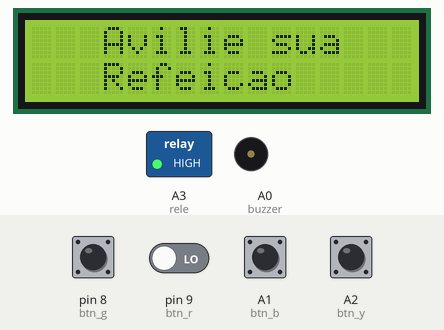
The sketch below on a simulated Arduino Uno, built with avr-gcc and run on an emulated ATmega328P. Shown: 16×2 character LCD, switched loads named in the sketch (green lamp = pin HIGH), buzzer (waves = sounding, pin HIGH). Wiring (inferred from the names in the program): DS3231 clock at I2C address 0x68. The test bench sets the inputs (shaded band); at power-on: A1 (btn_b), A2 (btn_y), pin 8 (btn_g), pin 9 (btn_r) LOW. The local clock reads 2024-03-15 10:24:30 at power-on unless the sketch sets it; storage starts empty; what the sketch prints to the serial monitor is not drawn.

Above: at 1.2 s.
1.3 s: pin 8 (btn_g) pulled HIGH for 0.15 s
At 1.57 s:
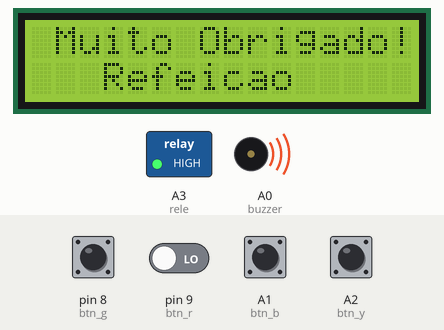
At 2.7 s:
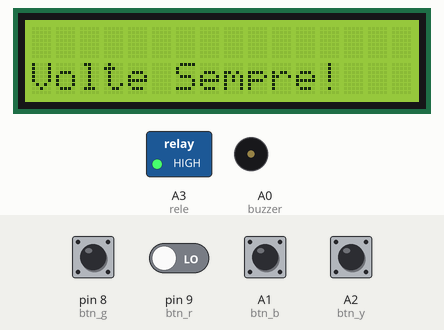
3.2 s: pin 8 (btn_g) driven HIGH and pin 9 (btn_r) driven HIGH
4.9 s: pin 9 (btn_r) driven LOW
7.9 s: pin 8 (btn_g) driven LOW
10.9 s: A2 (btn_y) pulled HIGH for 1 s
At 14.6 s:
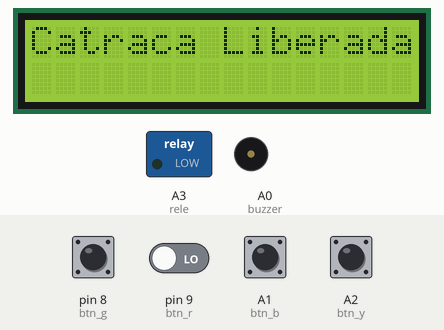
16.5 s: pin 8 (btn_g) driven HIGH
At 16.94 s:
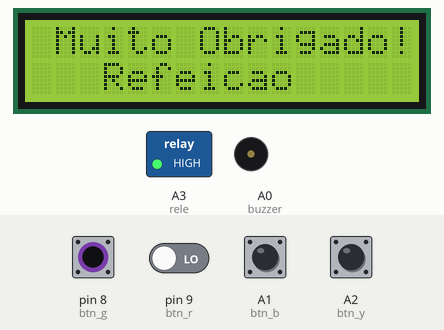
Timing chart, 0 to 20.5 s (numbered marks = the images above; inputs shaded):
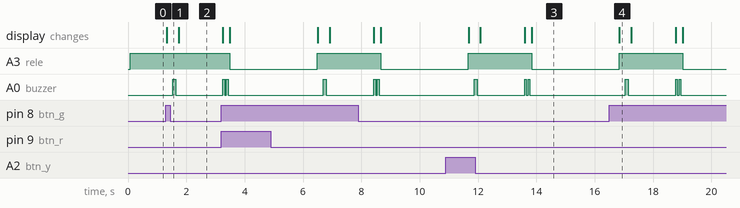

The sketch:

Projeto_votacao.ino
```cpp
#include <LiquidCrystal.h>
#include <SD.h>
#include "Wire.h"
#define DS3231_I2C_ADDRESS 0x68
#define TEMPO_CATRACA 3000 // tempo que a catraca fica liberada

// Convert normal decimal numbers to binary coded decimal
byte decToBcd(byte val)
{
  return( (val/10*16) + (val%10) );
}
// Convert binary coded decimal to normal decimal numbers
byte bcdToDec(byte val)
{
  return( (val/16*10) + (val%16) );
}

File ArquivoTxt;

// tela lcd

LiquidCrystal lcd(7, 6, 5, 4, 3, 2);

// Botoes

const int btn_r = 9;
const int btn_g = 8;
const int btn_y = A2;
const int btn_b = A1;
const int buzzer = A0;
const int rele = A3;

int estado_btn_r = 0;
int estado_btn_g = 0;
int estado_btn_y = 0;
int estado_btn_b = 0;
int estado_rele = 0;
//data/hora

void setup()
{
  lcd.begin(16, 2); // Iniciando o objeto "lcd"
  Wire.begin();
  pinMode(btn_r,INPUT);
  pinMode(btn_g,INPUT);
  pinMode(btn_y,INPUT);
  pinMode(btn_b,INPUT);
  pinMode(buzzer,OUTPUT);
  pinMode(rele,OUTPUT);

  Serial.begin(9600);
  SD.begin(10); // saida responsavel pelo cartao sd.

 /* ======= ATUALIZAR DATA/HORA/DIA/ANO ======
 essa linha deve ser descomentada,atualizada, compilada, comenta e compila
 novamente.
          seg/min/hora-dia_da_semana-dd/mm-aa
*/

  //setDS3231time(30,45,17,7,26,9,15);

}

void setDS3231time(byte second, byte minute, byte hour, byte dayOfWeek, byte
dayOfMonth, byte month, byte year)
{
  // sets time and date data to DS3231
  Wire.beginTransmission(DS3231_I2C_ADDRESS);
  Wire.write(0); // set next input to start at the seconds register
  Wire.write(decToBcd(second)); // set seconds
  Wire.write(decToBcd(minute)); // set minutes
  Wire.write(decToBcd(hour)); // set hours
  Wire.write(decToBcd(dayOfWeek)); // set day of week (1=Sunday, 7=Saturday)
  Wire.write(decToBcd(dayOfMonth)); // set date (1 to 31)
  Wire.write(decToBcd(month)); // set month
  Wire.write(decToBcd(year)); // set year (0 to 99)
  Wire.endTransmission();
}
void readDS3231time(byte *second,
byte *minute,
byte *hour,
byte *dayOfWeek,
byte *dayOfMonth,
byte *month,
byte *year)
{
  Wire.beginTransmission(DS3231_I2C_ADDRESS);
  Wire.write(0); // set DS3231 register pointer to 00h
  Wire.endTransmission();
  Wire.requestFrom(DS3231_I2C_ADDRESS, 7);
  // request seven bytes of data from DS3231 starting from register 00h
  *second = bcdToDec(Wire.read() & 0x7f);
  *minute = bcdToDec(Wire.read());
  *hour = bcdToDec(Wire.read() & 0x3f);
  *dayOfWeek = bcdToDec(Wire.read());
  *dayOfMonth = bcdToDec(Wire.read());
  *month = bcdToDec(Wire.read());
  *year = bcdToDec(Wire.read());
}

// funcao votar

void votar(String cor)
{
  // abrir arquivo
  ArquivoTxt = SD.open("votos.csv",FILE_WRITE);
  if(ArquivoTxt){
    byte second, minute, hour, dayOfWeek, dayOfMonth, month, year;
    // retrieve data from DS3231
    readDS3231time(&second, &minute, &hour, &dayOfWeek, &dayOfMonth, &month,
    &year);
    // send it to the serial monitor

  ////////////////////////////
  Serial.print(hour, DEC);
  // convert the byte variable to a decimal number when displayed
  Serial.print(":");
  if (minute<10)
  {
    Serial.print("0");
  }
  Serial.print(minute, DEC);
  Serial.print(":");
  if (second<10)
  {
    Serial.print("0");
  }
  Serial.print(second, DEC);
  Serial.print(" ");
  Serial.print(dayOfMonth, DEC);
  Serial.print("/");
  Serial.print(month, DEC);
  Serial.print("/");
  Serial.print(year, DEC);

  ////////////////////////
    ArquivoTxt.print(cor);
    ArquivoTxt.print(";");

    ArquivoTxt.print(hour, DEC);
    // convert the byte variable to a decimal number when displayed
    ArquivoTxt.print(":");
    if (minute<10)
    {
      ArquivoTxt.print("0");
    }
    ArquivoTxt.print(minute, DEC);
    ArquivoTxt.print(":");
    if (second<10)
    {
      ArquivoTxt.print("0");
    }
    ArquivoTxt.print(second, DEC);
    ArquivoTxt.print(";");
    ArquivoTxt.print(dayOfMonth, DEC);
    ArquivoTxt.print("/");
    ArquivoTxt.print(month, DEC);
    ArquivoTxt.print("/");
    ArquivoTxt.print(year, DEC);
    ArquivoTxt.print(";");

    switch(dayOfWeek){
    case 1:
      ArquivoTxt.println("Domingo");
      break;
    case 2:
      ArquivoTxt.println("Segunda");
      break;
    case 3:
      ArquivoTxt.println("Terca");
      break;
    case 4:
      ArquivoTxt.println("Quarta");
      break;
    case 5:
      ArquivoTxt.println("Quinta");
      break;
    case 6:
      ArquivoTxt.println("Sexta");
      break;
    case 7:
      ArquivoTxt.println("Sabado");
      break;
    }

    // fechar aquivo
    ArquivoTxt.close();

    // sinal de confirmacao
    digitalWrite(buzzer,HIGH);
    delay(60);
    digitalWrite(buzzer,LOW);
    delay(60);
    digitalWrite(buzzer,HIGH);
    delay(60);
    digitalWrite(buzzer,LOW);
    delay(60);
    Serial.print("voto ok");
    Libera_catraca();
  }
  else{ //erro ao abrir arquivo
    ClearLCD();
    delay(1000);
    lcd.setCursor(1,0);
    lcd.print("ERRO no cartao");
    lcd.setCursor(3,1);
    lcd.print("de memoria");
    delay(5000);
  }

}


void loop()
{
  // define estado de cada Botao
  estado_btn_r = digitalRead(btn_r);
  estado_btn_g = digitalRead(btn_g);
  estado_btn_y = digitalRead(btn_y);
  estado_btn_b = digitalRead(btn_b);
  digitalWrite(rele,HIGH);
  /**/
  Serial.println("red");
  Serial.println(estado_btn_r);
  Serial.println(estado_btn_g);
  Serial.println(estado_btn_b);
  Serial.println(estado_btn_y);
  /**/


   //mensagem inicial

   lcd.setCursor(2,0);
   lcd.print(" Avilie sua");
   lcd.setCursor(2,1);
   lcd.print(" Refeicao");
  //

  if(estado_btn_r == HIGH ){// vermelho

    lcd.setCursor(0,0); // seta o cursor para: (coluna = 0, linha = 0)
    lcd.print(" Muito Obrigado!");
    delay(200);
    digitalWrite(buzzer,HIGH);
    delay(100);
    digitalWrite(buzzer,LOW);
    delay(100);
    ClearLCD();

    lcd.setCursor(0,0); // seta o cursor para: (coluna = 0, linha = 0)
    lcd.print("Que tal uma");
    lcd.setCursor(0,1); // seta para linha 1, ou seja, a linha de baixo
    lcd.print("Sugestao?");
    delay(1500);
    ClearLCD();
    votar("vermelho");
}
  if(estado_btn_y == HIGH){ // amarelo
    lcd.setCursor(0,0); // seta o cursor para: (coluna = 0, linha = 0)
    lcd.print(" Muito Obrigado!");
    delay(200);

    digitalWrite(buzzer,HIGH);
    delay(100);
    digitalWrite(buzzer,LOW);
    delay(100);
    ClearLCD();

    lcd.setCursor(0,0); // seta o cursor para: (coluna = 0, linha = 0)
    lcd.print("Que tal uma");
    lcd.setCursor(0,1); // seta para linha 1, ou seja, a linha de baixo
    lcd.print("Sugestao?");
    delay(1500);
    ClearLCD();
    votar("amarelo");
  }

  if(estado_btn_g == HIGH){
    lcd.setCursor(0,0); // seta o cursor para: (coluna = 0, linha = 0)
    lcd.print(" Muito Obrigado!");
    delay(200);
     digitalWrite(buzzer,HIGH);
    delay(100);
    digitalWrite(buzzer,LOW);
    delay(100);
    ClearLCD();
    lcd.setCursor(0,1); // seta para linha 1, ou seja, a linha de baixo
    lcd.print("Volte Sempre!");
    delay(1500);
    ClearLCD();
    votar("verde");
    }

    if(estado_btn_b == HIGH){
    lcd.setCursor(0,0); // seta o cursor para: (coluna = 0, linha = 0)
    lcd.print(" Muito Obrigado!");
    delay(200);
     digitalWrite(buzzer,HIGH);
    delay(100);
    digitalWrite(buzzer,LOW);
    delay(100);
    ClearLCD();
    lcd.setCursor(0,1); // seta para linha 1, ou seja, a linha de baixo
    lcd.print("Volte Sempre!");
    delay(1500);
    ClearLCD();
    votar("azul");
    }

}

// ira liberar o rele da cancela por 1.5 segundos e trancar novamente
void Libera_catraca(){
  digitalWrite(rele,LOW);
  lcd.setCursor(0,0); // seta o cursor para: (coluna = 0, linha = 0)
    lcd.print("Catraca Liberada");
  delay(TEMPO_CATRACA); // TEMPO que a catraca fica liberada
  digitalWrite(rele,HIGH);
}

// apaga todos os caracteres do display
void ClearLCD(){
    lcd.setCursor(0,0);
    lcd.print("                 ");
    lcd.setCursor(0,1);
    lcd.print("                 ");
}
```

Measured:
- after the input at 1.3 s, A0 (buzzer): LOW → HIGH after 0.23 s, → LOW 0.10 s later; the display: changes at once (image 1)
- after the input at 10.9 s, A0 (buzzer): goes HIGH 0.10 s, LOW 1.6 s, HIGH 0.06 s, LOW 0.06 s, HIGH 0.06 s, then LOW, starting after 0.97 s; the display: first changes after 0.77 s (image 3 shows a later state)
- after the input at 16.5 s, A0 (buzzer): goes HIGH 0.10 s, LOW 1.6 s, HIGH 0.06 s, LOW 0.06 s, HIGH 0.06 s, then LOW, starting after 0.55 s; the display: changes after 0.35 s (image 4)
- what the display in image 4 shows lasts 0.5 s, from 16.8 s to 17.3 s
